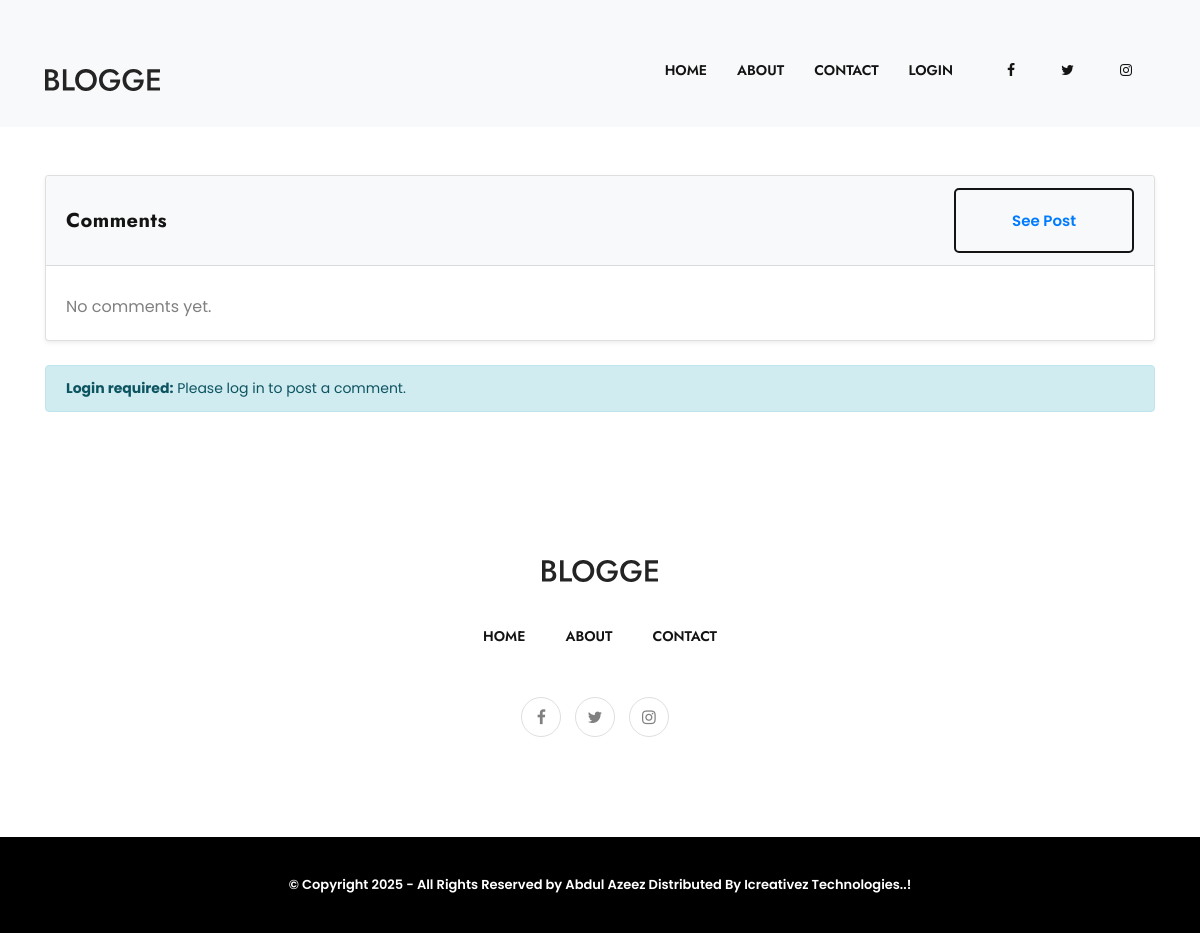
Page /post_comments.php?post_id=4 on the earlier database version.
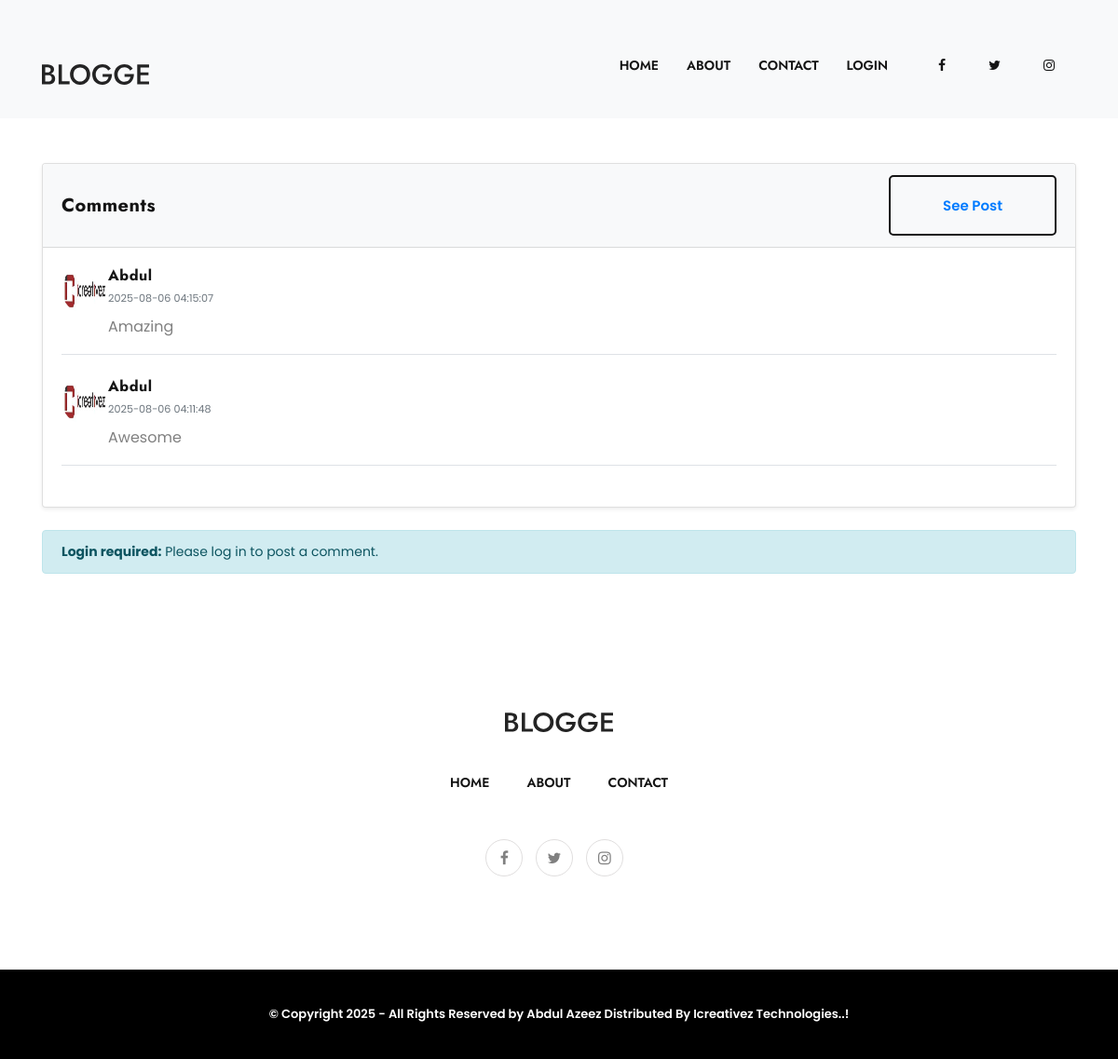
Same page on the later database version.
### tables this page shows
CREATE TABLE `post_comments` (
  `comment_id` int(11) NOT NULL AUTO_INCREMENT,
  `comment_message` text DEFAULT NULL,
  `post_id` int(11) DEFAULT NULL,
  `user_id` int(11) DEFAULT NULL,
  `created_at` timestamp NULL DEFAULT current_timestamp(),
  PRIMARY KEY (`comment_id`),
  KEY `post_id` (`post_id`),
  KEY `user_id` (`user_id`),
  CONSTRAINT `post_comments_ibfk_1` FOREIGN KEY (`post_id`) REFERENCES `post` (`post_id`) ON DELETE CASCADE ON UPDATE CASCADE,
  CONSTRAINT `post_comments_ibfk_2` FOREIGN KEY (`user_id`) REFERENCES `users` (`user_id`) ON DELETE CASCADE ON UPDATE CASCADE
);

CREATE TABLE `users` (
  `user_id` int(11) NOT NULL AUTO_INCREMENT,
  `first_name` varchar(250) DEFAULT NULL,
  `middle_name` varchar(250) DEFAULT NULL,
  `last_name` varchar(250) DEFAULT NULL,
  `email` varchar(250) DEFAULT NULL,
  `password` varchar(250) DEFAULT NULL,
  `gender` enum('male','female') DEFAULT NULL,
  `date_of_birth` varchar(250) DEFAULT NULL,
  `image_path` varchar(250) DEFAULT NULL,
  `address` varchar(1000) DEFAULT NULL,
  `contact_no` varchar(250) DEFAULT NULL,
  `created_at` timestamp NOT NULL DEFAULT current_timestamp() ON UPDATE current_timestamp(),
  `updated_at` varchar(250) DEFAULT NULL,
  `role_id` int(11) DEFAULT 2,
  PRIMARY KEY (`user_id`),
  KEY `role_id` (`role_id`),
  CONSTRAINT `users_ibfk_1` FOREIGN KEY (`role_id`) REFERENCES `roles` (`role_id`) ON DELETE CASCADE ON UPDATE CASCADE
);

### post_comments.php (the view, shortened to what this page needs)
<?php
include("includes/header.php");
include("includes/nav_bar.php");
require_once("require/database_connection.php");
$post_id = isset($_GET['post_id']) ? (int) $_GET['post_id'] : 0;
$query = "SELECT
            pc.comment_id,
            pc.comment_message,
            pc.created_at,
            u.first_name AS commenter_name,
            u.image_path
          FROM post_comments pc
          INNER JOIN users u ON pc.user_id = u.user_id
          WHERE pc.post_id = $post_id
          ORDER BY pc.created_at DESC";
$result = mysqli_query($connection, $query);
?>
<div class="container my-5">
  <div class="card shadow-sm">
    <div class="card-header bg-light d-flex justify-content-between align-items-center">
      <h5 class="mb-0">Comments</h5>
      <a href="single_blog.php?post_id=<?php echo $post_id; ?>" class="btn btn-sm btn-outline-primary">See Post</a>
    </div>
    <div class="card-body">
      <?php if (mysqli_num_rows($result) > 0): ?>
        <?php while ($row = mysqli_fetch_assoc($result)): ?>
          <div class="d-flex mb-4 border-bottom pb-3">
            <img src="<?php echo htmlspecialchars($row['image_path'] ?? 'images/default_user.jpg'); ?>" alt="User" class="rounded-circle me-3" width="50" height="50">
            <div>
              <h6 class="mb-1"><?php echo htmlspecialchars($row['commenter_name']); ?></h6>
              <small class="text-muted"><?php echo htmlspecialchars($row['created_at']); ?></small>
              <p class="mb-0 mt-2"><?php echo nl2br(htmlspecialchars($row['comment_message'])); ?></p>
            </div>
          </div>
        <?php endwhile; ?>
      <?php else: ?>
        <p class="mb-0 mt-2">No comments yet.</p>
      <?php endif; ?>
    </div>
  </div>
  <?php if (isset($_SESSION['user'])): ?>
    <div class="card mt-4 shadow-sm">
      <div class="card-header bg-light">
        <h6 class="mb-0">Add a Comment</h6>
      </div>
      <div class="card-body">
        <form action="process.php" method="POST">
          <div class="mb-3">
            <label for="comment" class="form-label">Comment</label>
            <textarea class="form-control" id="comment" rows="4" placeholder="Write your comment..." name="comment" required></textarea>
          </div>
          <input type="hidden" name="post_id" value="<?php echo $post_id; ?>">
          <button type="submit" class="btn btn-primary" name="submit" value="add_comment">Post Comment</button>
        </form>
      </div>
    </div>
  <?php else: ?>
    <div class="mt-4 alert alert-info">
      <strong>Login required:</strong> Please log in to post a comment.
    </div>
  <?php endif; ?>
</div>
<?php
include("includes/footer.php");
?>

Differences in the rows shown:
added post_comments: user.image_path (picture), user.first_name "Abdul", created_at "2025-08-06 04:15:07", comment_message "Amazing"
added post_comments: user.image_path (picture), user.first_name "Abdul", created_at "2025-08-06 04:11:48", comment_message "Awesome"
Other differences:
text no longer shown: "No comments yet."
